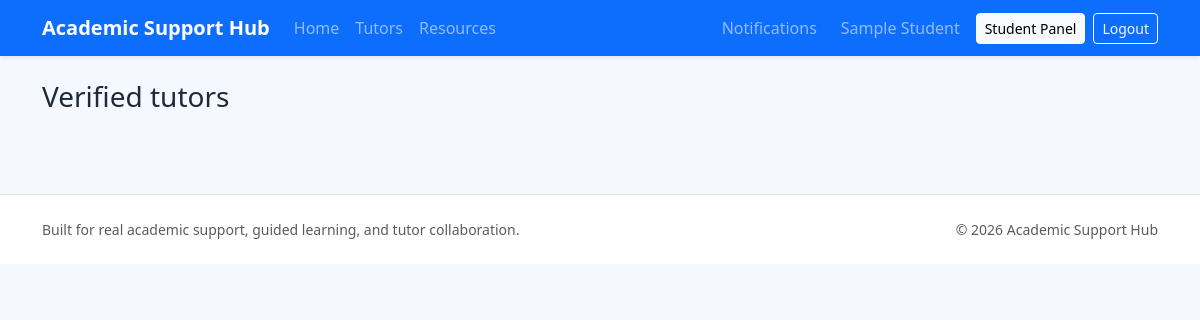
/tutors.php (signed in), run on an earlier commit of the app's database.
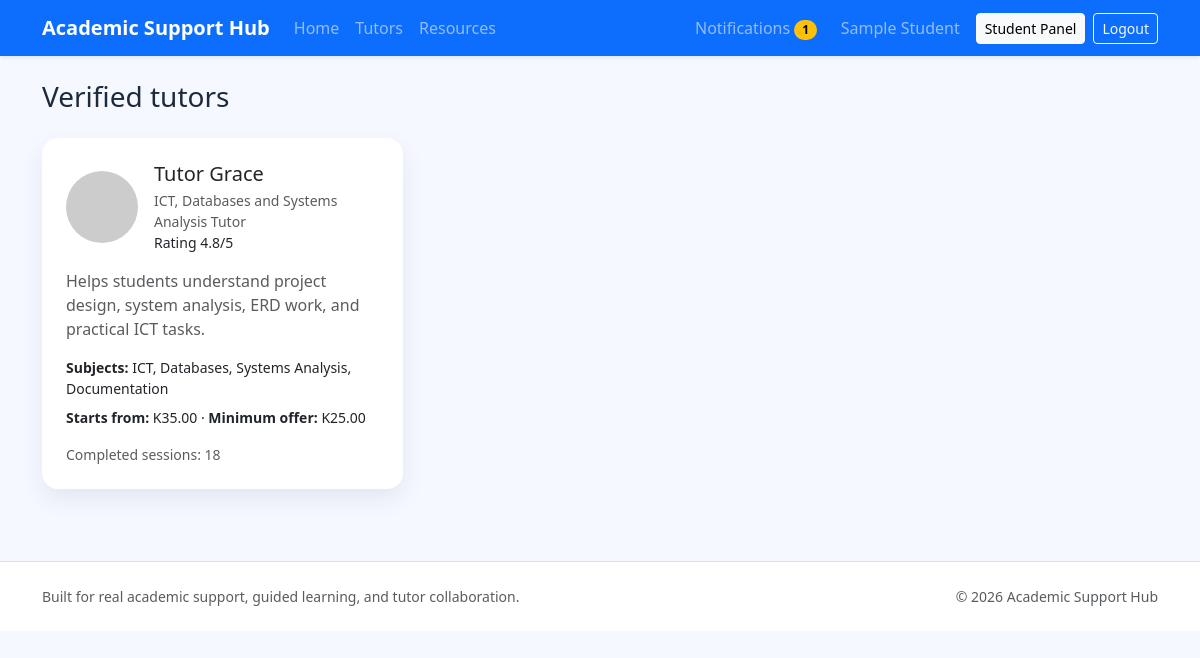
And on a later commit of the database.
### tables this page shows
CREATE TABLE users (
    id INT UNSIGNED AUTO_INCREMENT PRIMARY KEY,
    name VARCHAR(150) NOT NULL,
    email VARCHAR(190) NOT NULL UNIQUE,
    password VARCHAR(255) NOT NULL,
    role ENUM('admin','student','tutor') NOT NULL DEFAULT 'student',
    university VARCHAR(190) NULL,
    bio TEXT NULL,
    avatar_path VARCHAR(255) NULL,
    created_at TIMESTAMP NOT NULL DEFAULT CURRENT_TIMESTAMP
);

CREATE TABLE tutor_profiles (
    id INT UNSIGNED AUTO_INCREMENT PRIMARY KEY,
    user_id INT UNSIGNED NOT NULL UNIQUE,
    headline VARCHAR(190) NOT NULL,
    bio TEXT NOT NULL,
    subjects VARCHAR(255) NOT NULL,
    starting_price DECIMAL(10,2) NOT NULL DEFAULT 25.00,
    min_offer_price DECIMAL(10,2) NOT NULL DEFAULT 15.00,
    rating_average DECIMAL(3,2) NOT NULL DEFAULT 0,
    total_reviews INT UNSIGNED NOT NULL DEFAULT 0,
    total_sessions INT UNSIGNED NOT NULL DEFAULT 0,
    is_verified TINYINT(1) NOT NULL DEFAULT 0,
    created_at TIMESTAMP NOT NULL DEFAULT CURRENT_TIMESTAMP,
    CONSTRAINT fk_tutor_profiles_user FOREIGN KEY (user_id) REFERENCES users(id) ON DELETE CASCADE
);

### includes/functions.php (called while the page is built, shortened)
<?php
function app_url(string $path = ''): string
{
    $path = ltrim($path, '/');
    return BASE_URL . ($path !== '' ? '/' . $path : '');
}
function e(mixed $value): string
{
    return htmlspecialchars((string) $value, ENT_QUOTES, 'UTF-8');
}
function current_user(): ?array
{
    return $_SESSION['user'] ?? null;
}
function refresh_current_user(): void
{
    global $pdo;
    $stmt = $pdo->prepare('SELECT * FROM users WHERE id = :id LIMIT 1');
    $stmt->execute(['id' => (int) $_SESSION['user']['id']]);
}
function money(float|string|int $amount): string
{
    return 'K' . number_format((float) $amount, 2);
}
function unread_notification_count(int $userId): int
{
    global $pdo;
    $stmt = $pdo->prepare("SELECT COUNT(*) FROM notifications WHERE user_id = :user_id AND is_read = 0");
    $stmt->execute(['user_id' => $userId]);
    return (int) $stmt->fetchColumn();
}
function avatar_url(?string $path): string
{
    if (!$path) {
        return 'https://ui-avatars.com/api/?background=0D8ABC&color=fff&name=Student';
    }
    return app_url($path);
}

### includes/bootstrap.php (called while the page is built, shortened)
<?php
require_once __DIR__ . '/../config/config.php';
require_once __DIR__ . '/functions.php';
refresh_current_user();

### tutors.php (the view, shortened to what this page needs)
<?php
require_once __DIR__ . '/includes/bootstrap.php';
$tutors = $pdo->query("
    SELECT tp.*, u.name, u.avatar_path
    FROM tutor_profiles tp
    INNER JOIN users u ON u.id = tp.user_id
    WHERE tp.is_verified = 1
    ORDER BY tp.rating_average DESC, tp.total_sessions DESC, tp.id DESC
")->fetchAll();
include __DIR__ . '/includes/header.php';
?>
<h1 class="h3 mb-4">Verified tutors</h1>
<div class="row g-3">
    <?php foreach ($tutors as $tutor): ?>
        <div class="col-md-6 col-lg-4">
            <div class="card card-soft p-4 h-100">
                <div class="d-flex align-items-center gap-3 mb-3">
                    <img src="<?= e(avatar_url($tutor['avatar_path'])) ?>" class="avatar-md" alt="">
                    <div>
                        <h2 class="h5 mb-1"><?= e($tutor['name']) ?></h2>
                        <div class="small text-muted"><?= e($tutor['headline']) ?></div>
                        <div class="small">Rating <?= number_format((float) $tutor['rating_average'], 1) ?>/5</div>
                    </div>
                </div>
                <p class="text-muted"><?= e($tutor['bio']) ?></p>
                <div class="small mb-2"><strong>Subjects:</strong> <?= e($tutor['subjects']) ?></div>
                <div class="small mb-3"><strong>Starts from:</strong> <?= money($tutor['starting_price']) ?> · <strong>Minimum offer:</strong> <?= money($tutor['min_offer_price']) ?></div>
                <div class="small text-muted">Completed sessions: <?= (int) $tutor['total_sessions'] ?></div>
            </div>
        </div>
    <?php endforeach; ?>
</div>
<?php include __DIR__ . '/includes/footer.php'; ?>

### includes/header.php (shortened to what this page needs)
<?php
$user = current_user();
$unreadCount = $user ? unread_notification_count((int) $user['id']) : 0;
?>
<!doctype html>
<html lang="en">
<head>
    <link href="https://cdn.jsdelivr.net/npm/bootstrap@5.3.7/dist/css/bootstrap.min.css" rel="stylesheet">
    <link href="<?= app_url('assets/css/style.css') ?>" rel="stylesheet">
</head>
<body>
<nav class="navbar navbar-expand-lg navbar-dark bg-primary shadow-sm sticky-top">
    <div class="container">
        <a class="navbar-brand fw-bold" href="<?= app_url() ?>"><?= e(APP_NAME) ?></a>
        <div class="collapse navbar-collapse" id="appNav">
            <ul class="navbar-nav me-auto mb-2 mb-lg-0">
                <li class="nav-item"><a class="nav-link" href="<?= app_url() ?>">Home</a></li>
                <li class="nav-item"><a class="nav-link" href="<?= app_url('tutors.php') ?>">Tutors</a></li>
                <li class="nav-item"><a class="nav-link" href="<?= app_url('resources.php') ?>">Resources</a></li>
            </ul>
            <ul class="navbar-nav align-items-lg-center gap-lg-2">
                <?php if ($user): ?>
                    <li class="nav-item dropdown">
                        <a class="nav-link position-relative" href="#" data-bs-toggle="dropdown">Notifications
                            <?php if ($unreadCount > 0): ?>
                                <span class="badge rounded-pill text-bg-warning"><?= (int) $unreadCount ?></span>
                            <?php endif; ?>
                        </a>
                    </li>
                    <li class="nav-item"><span class="nav-link"><?= e($user['name']) ?></span></li>
                    <?php if ($user['role'] === 'admin'): ?>
                        <li class="nav-item"><a class="btn btn-light btn-sm" href="<?= app_url('admin/dashboard.php') ?>">Admin</a></li>
                    <?php elseif ($user['role'] === 'tutor'): ?>
                        <li class="nav-item"><a class="btn btn-light btn-sm" href="<?= app_url('tutor/dashboard.php') ?>">Tutor Panel</a></li>
                    <?php else: ?>
                        <li class="nav-item"><a class="btn btn-light btn-sm" href="<?= app_url('student/dashboard.php') ?>">Student Panel</a></li>
                    <?php endif; ?>
                    <li class="nav-item"><a class="btn btn-outline-light btn-sm" href="<?= app_url('logout.php') ?>">Logout</a></li>
                <?php else: ?>
                    <li class="nav-item"><a class="btn btn-outline-light btn-sm" href="<?= app_url('login.php') ?>">Login</a></li>
                    <li class="nav-item"><a class="btn btn-warning btn-sm" href="<?= app_url('register.php') ?>">Create Account</a></li>
                <?php endif; ?>
            </ul>
        </div>
    </div>
</nav>
<main class="py-4">
    <div class="container">

### includes/footer.php (shortened to what this page needs)
    </div>
</main>
<footer class="border-top py-4 mt-5 bg-white">
    <div class="container d-flex flex-column flex-md-row justify-content-between gap-2 small text-muted">
        <div>Built for real academic support, guided learning, and tutor collaboration.</div>
        <div>&copy; <?= date('Y') ?> <?= e(APP_NAME) ?></div>
    </div>
</footer>
</body>
</html>

### assets/css/style.css (style rules this page uses)
body { background:#f5f8ff; color:#1d2a39; }
.card-soft { border:0; border-radius:1rem; box-shadow:0 10px 25px rgba(17, 37, 68, 0.08); }
.avatar-md { width:72px; height:72px; border-radius:50%; object-fit:cover; }

What changed in the data, as far as the page shows it:
added tutor_profiles: user.name "Tutor Grace", headline "ICT, Databases and Systems Analysis Tutor", rating_average "4.8", bio "Helps students understand project design, system analysis, ERD work, and practical ICT tasks.", subjects "ICT, Databases, Systems Analysis, Documentation", starting_price "K35.00", min_offer_price "K25.00", total_sessions "18"
Also different on the page:
$unreadCount: (not shown) → "1"
